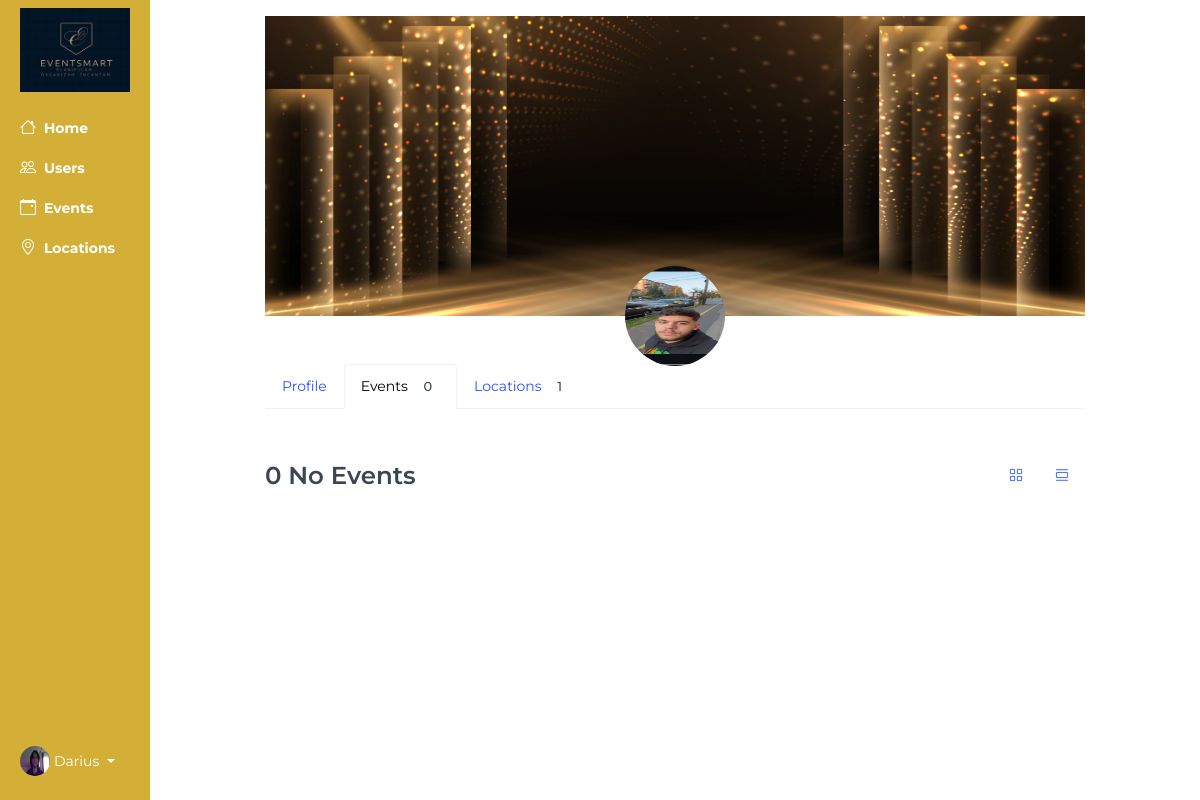
/view_user_events/Romanita/ (signed in), run on an earlier commit of the app's database.
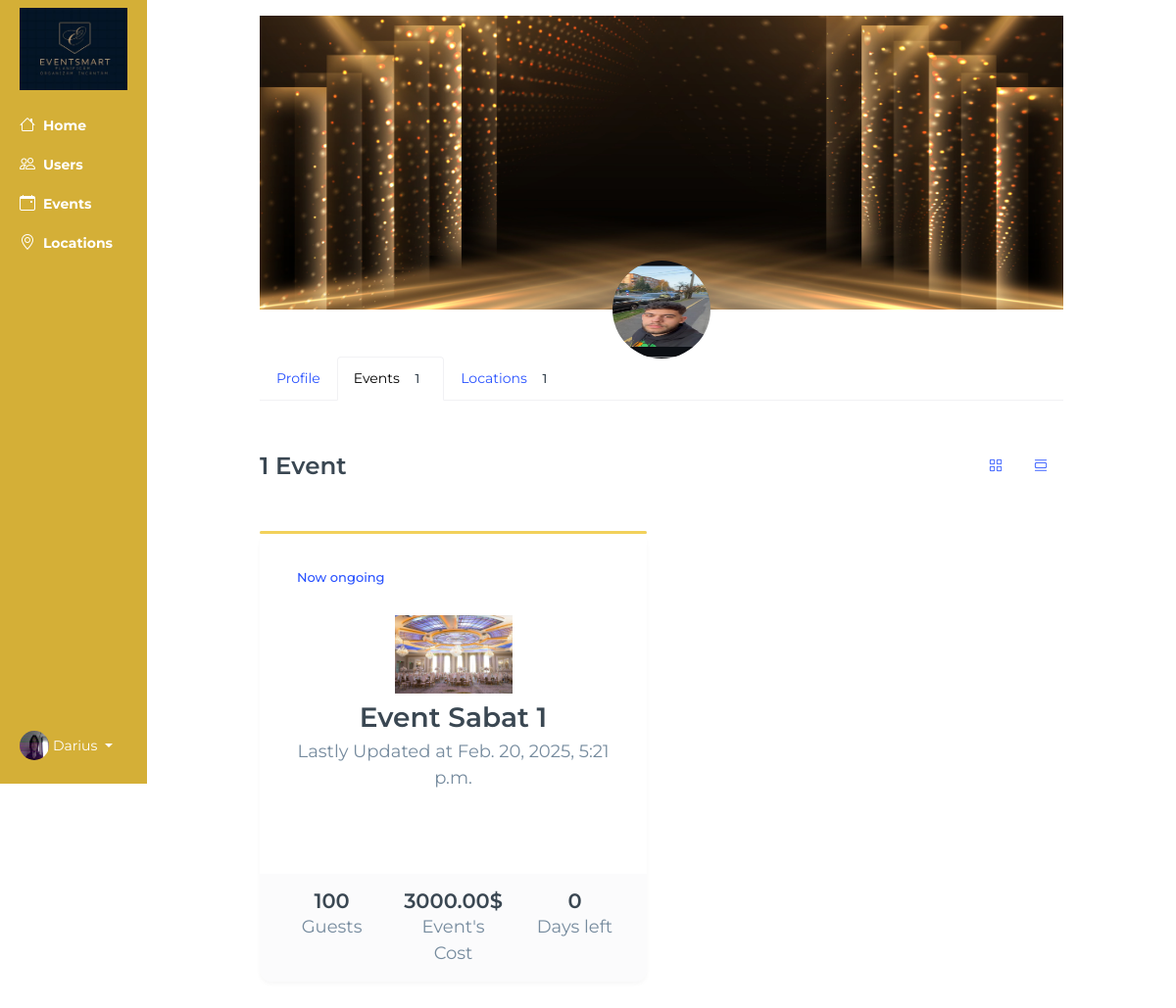
And on a later commit of the database.
### base/models.py (models this page shows, shortened)
class Profile(models.Model):
    user = models.ForeignKey(User, on_delete=models.CASCADE, null=True, blank=True, default=get_default_user)
    username = models.CharField(max_length=150, unique=True)
    password = models.CharField(max_length=128)
    email = models.EmailField()
    description = models.TextField(null=True, blank=True)
    photo = models.ImageField(upload_to='profile_photos/', null=True, blank=True)
    approved = models.BooleanField(default=False)
    number = models.CharField(max_length=15,default="+(40) 748364823")
    age = models.IntegerField(default=20)
    first_name = models.CharField(null=True, blank=True,max_length=15)
    last_name = models.CharField(null=True, blank=True,max_length=15)
    location = models.CharField(null=True, blank=True,max_length=60)
    street = models.CharField(null=True, blank=True,max_length=100)
    zip_code = models.CharField(null=True, blank=True,max_length=10)
    facebook = models.CharField(null=True, blank=True,max_length=100)
    work_link = models.CharField(null=True, blank=True,max_length=100)
    google_link = models.CharField(null=True, blank=True,max_length=100)
    country = models.CharField(null=True, blank=True,max_length=100)
    created_at = models.DateTimeField(auto_now_add=True)
    USER_TYPE_CHOICES = (
        ('admin', 'Admin'),
        ('organizer', 'Organizer'),
        ('guest', 'Guest'),
        ('staff', 'Staff')
    )
    user_type = models.CharField(
        max_length=20,
        choices=USER_TYPE_CHOICES,
        default='guest'
    )

class Event(models.Model):
    location = models.ForeignKey(Location, on_delete=models.SET_NULL, null=True, blank=True)
    event_name = models.CharField(max_length=100)
    event_date = models.DateField()
    event_time = models.TimeField()
    event_description = models.TextField(null=True, blank=True)
    created_at = models.DateTimeField(auto_now_add=True)
    guests = models.ManyToManyField(Guests, related_name='events', blank=True)
    completed = models.BooleanField(default=False)
    types = models.ManyToManyField(Type, blank=True)
    cost = models.DecimalField(max_digits=10, decimal_places=2, default= 3000)
    updated_at = models.DateTimeField(auto_now=True)
    is_canceled = models.BooleanField(default=False)
    organized_by = models.ForeignKey(
            User,
            on_delete=models.CASCADE,
            related_name="organized_events",
            blank=True,
            null=True
        )

class Location(models.Model):
    owner = models.ForeignKey(User, on_delete=models.SET_NULL, null=True)
    name = models.CharField(max_length=100)
    description = models.TextField(null=True, blank=True)
    gallery = models.ImageField(upload_to='images/', null=True, blank=True)
    location = models.TextField(max_length=30)
    types = models.ManyToManyField(Type, blank=True)
    seats_numbers = models.IntegerField(null=True, blank=True)
    created_at = models.DateTimeField(auto_now_add=True)
    cost = models.DecimalField(max_digits=12, decimal_places=2,default=3000)
    number = models.CharField(max_length=20, default="+(40) 74 83 64 823")

### base/views.py (the view)
@login_required(login_url='/login')
def viewUserEvents(request, pk):
    if not request.user.is_superuser:
            return HttpResponse("Only admin can access this page.")
    user = User.objects.get(username=pk)
    ev_count = 0
    events = Event.objects.filter(organized_by=user).order_by('-updated_at')
    for event in events:
        ev_count += 1
    time_left = {}
    for event in events:
        now = timezone.now()
        time_diff = event.event_date - now.date()
        time_left[event.event_name] = abs(time_diff.days)
    now = timezone.now().date()
    locations = Location.objects.filter(owner=user)
    loc_count = locations.count()
    print(time_left)
    print(now)
    context = {
        'loc_count':loc_count,
        'now':now,
        'ev_count':ev_count,
        'user':user,
        'events':events,
        'time_left': time_left,
    }
    return render(request, 'base/admin-user-events.html', context)

### base/templates/base/admin-user-events.html (shortened to what this page needs)
{% extends 'main.html' %}
{% load custom_filters %}
{% block content %}
<div class="container-fluid">
    <div class="row flex-nowrap">
<div class="col-auto siderbar forevents col-md-2 px-sm-1 px-0" style="flex: 0 0 12.5%; max-width: 12.5%;">
                <div class="d-flex flex-column align-items-center align-items-sm-start px-3 pt-2 text-white min-vh-100">
                    <a href="{% url 'home-admin' %}" class="d-flex align-items-center pb-3 mb-md-0 me-md-auto text-white text-decoration-none">
                        <img class="navbar-brand" style="width:100%" src="{{ MEDIA_URL }}logos/logo.jpg" alt="EventEase Logo">
                    </a>
                <ul class="nav nav-pills flex-column text-white mb-sm-auto mb-0 align-items-center align-items-sm-start" id="menu">
                    <li class="nav-item">
                        <a href="{% url 'home-admin' %}" class="nav-link align-middle px-0 text-white">
                            <i class="fs-4 bi-house"></i>
                            <span class="ms-1 d-none d-sm-inline">Home</span>
                        </a>
                    </li>
                    <li>
                        <a href="{% url 'users' %}" class="nav-link px-0 align-middle text-white">
                            <i class="fs-4 bi-people"></i>
                            <span class="ms-1 d-none d-sm-inline">Users</span>
                        </a>
                    </li>
                    <li>
                        <a href="{% url 'admin-events' %}" class="nav-link px-0 align-middle text-white">
                            <i class="fs-4 bi-calendar-event"></i>
                            <span class="ms-1 d-none d-sm-inline">Events</span>
                        </a>
                    </li>
                    <li>
                        <a href="{% url 'admin-locations' %}" class="nav-link px-0 align-middle text-white">
                            <i class="fs-4 bi-geo-alt"></i>
                            <span class="ms-1 d-none d-sm-inline">Locations</span>
                        </a>
                    </li>
                </ul>
                <div class="dropdown pb-4">
                    <a href="#" class="d-flex align-items-center text-white text-decoration-none dropdown-toggle"
                        id="dropdownUser1" data-bs-toggle="dropdown" aria-expanded="false">
                        <img src="{{ request.user.profile_set.first.photo.url }}" alt="hugenerd" width="30" height="30"
                            class="rounded-circle">
                        <span class="d-none d-sm-inline mx-1">{{ request.user.username }}</span>
                    </a>
                </div>
            </div>
        </div>
        <div class="col py-3 events">
         <link href="https://maxcdn.bootstrapcdn.com/font-awesome/4.3.0/css/font-awesome.min.css" rel="stylesheet">
         <div class="content container-fluid">
            <div class="row justify-content-lg-center">
               <div class="col-lg-10">
                <div class="profile-cover" style="position: relative;">
                    <div class="profile-cover-img-wrapper">
                        <img style="width: 100%; height: 300px; object-fit:cover;" class="logo" src="{{ MEDIA_URL }}logos/Login Picture.jpg" alt="EventEase Logo">
                    </div>
                </div>
                <div class="text-center mb-5" style="position: relative;">
                    <div class="avatar avatar-xxl avatar-circle profile-cover-avatar"
                         style="position: absolute; top: -50px; left: 50%; transform: translateX(-50%);">
                        <img class="avatar-img"
                             style="width: 100px; height: 100px; border-radius: 50%;"
                             src="{{ user.profile_set.first.photo.url }}"
                             alt="Image Description">
                    </div>
                </div>
                  <div class="js-nav-scroller hs-nav-scroller-horizontal mb-5">
                     <ul class="nav nav-tabs align-items-center">
                        <li class="nav-item">
                           <a class="nav-link " href="{% url 'view_user_admin' user.username %}">Profile</a>
                        </li>
                        <li class="nav-item">
                           <a class="nav-link active" href="">Events <span class="badge bg-soft-dark text-dark rounded-circle ms-1">{{ ev_count }}</span></a>
                        </li>
                        <li class="nav-item">
                           <a class="nav-link " href="{% url 'view_user_locations' user.username %}">Locations <span class="badge bg-soft-dark text-dark rounded-circle ms-1">{{ loc_count }}</span></a>
                        </li>
                     </ul>
                  </div>
                  <div class="row align-items-center mb-5">
                     <div class="col">
                        <h3 class="mb-0">{{ ev_count }} {% if ev_count == 0 %}No Events {% elif ev_count == 1 %} Event {% else  %} Events {% endif %} </h3>
                     </div>
                     <div class="col-auto">
                        <ul class="nav nav-segment" id="projectsTab" role="tablist">
                           <li class="nav-item" role="presentation">
                              <a class="nav-link active" id="grid-tab" data-bs-toggle="tab" href="#grid" role="tab" aria-controls="grid" aria-selected="true" title="Column view">
                              <i class="bi-grid"></i>
                              </a>
                           </li>
                           <li class="nav-item" role="presentation">
                              <a class="nav-link" id="list-tab" data-bs-toggle="tab" href="#list" role="tab" aria-controls="list" aria-selected="false" title="List view" tabindex="-1">
                              <i class="bi-view-list"></i>
                              </a>
                           </li>
                        </ul>
                     </div>
                  </div>
                  <div class="tab-content" id="projectsTabContent">
                     <div class="tab-pane fade show active" id="grid" role="tabpanel" aria-labelledby="grid-tab">
                        <div class="row row-cols-1 row-cols-md-2">
                            {% for event in events %}
                           <div class="col mb-3 mb-lg-5">
                              <div class="card card-hover-shadow text-center h-100">
                                {% if event.event_date > now %}
                                <div class="card-progress-wrap">
                                    <div class="progress card-progress">
                                       <div class="progress-bar" role="progressbar" style="width: 77%" aria-valuenow="77" aria-valuemin="0" aria-valuemax="100"></div>
                                    </div>
                                 </div>
                                 <div class="card-body">
                                    <div class="row align-items-center text-start mb-4">
                                       <div class="col">
                                          <span class="badge bg-soft-primary text-primary p-2">In progress</span>
                                       </div>
                                {% elif event.event_date == now %}
                                <div class="card-progress-wrap">
                                    <div class="progress card-progress">
                                        <div class="progress-bar bg-warning" role="progressbar" style="width: 100%" aria-valuenow="100" aria-valuemin="0" aria-valuemax="100"></div>
                                     </div>
                                 </div>
                                 <div class="card-body">
                                    <div class="row align-items-center text-start mb-4">
                                       <div class="col">
                                          <span class="badge bg-soft-primary text-primary p-2">Now ongoing</span>
                                       </div>
                                    {% endif %}
                                    </div>
                                    <div class="d-flex justify-content-center mb-2">
                                       <img class="" style="height: 80px;" src="{{ event.location.gallery.url }}" alt="Image Description">
                                    </div>
                                    <div class="mb-4">
                                       <h2 class="mb-1">{{ event.event_name }}</h2>
                                       <span class="fs-5">Lastly Updated at {{ event.updated_at }}</span>
                                    </div>
                                 </div>
                                 <div class="card-footer">
                                    <div class="row col-divider">
                                       <div class="col">
                                          <span class="h4">{{ event.guests.count }}</span>
                                          <span class="d-block fs-5">Guests</span>
                                       </div>
                                       <div class="col">
                                          <span class="h4">{{ event.cost }}$</span>
                                          <span class="d-block fs-5">Event's Cost</span>
                                       </div>
                                       <div class="col">
                                          <span class="h4">{% if event.completed == False %}
                                            {{ time_left|get_item:event.event_name }}
                                            {% else %}
                                            Completed {{ time_left|get_item:event.event_name }}
                                            {% endif %}
                                          </span>
                                          <span class="d-block fs-5">
                                             {% if event.completed == False %}
                                             Days left
                                             {% else %}
                                             Days ago
                                             {% endif %}
                                          </span>
                                       </div>
                                    </div>
                                 </div>
                              </div>
                           </div>
                           {% endfor %}
                        </div>
                     </div>
                  </div>
               </div>
            </div>
         </div>
    </div>
</div>
{% endblock content %}

What changed in the data, as far as the page shows it:
added Event: event_date "2025-02-21" (drawn), location.gallery (picture), event_name "Event Sabat 1", updated_at "Feb. 20, 2025, 5:21 p.m.", guests.count "100", cost "3000.00", event_name "0", completed "Days left"
Also different on the page:
{{ ev_count }}: "0" → "1"
text no longer shown: "No Events"
text now shown: "Event"
